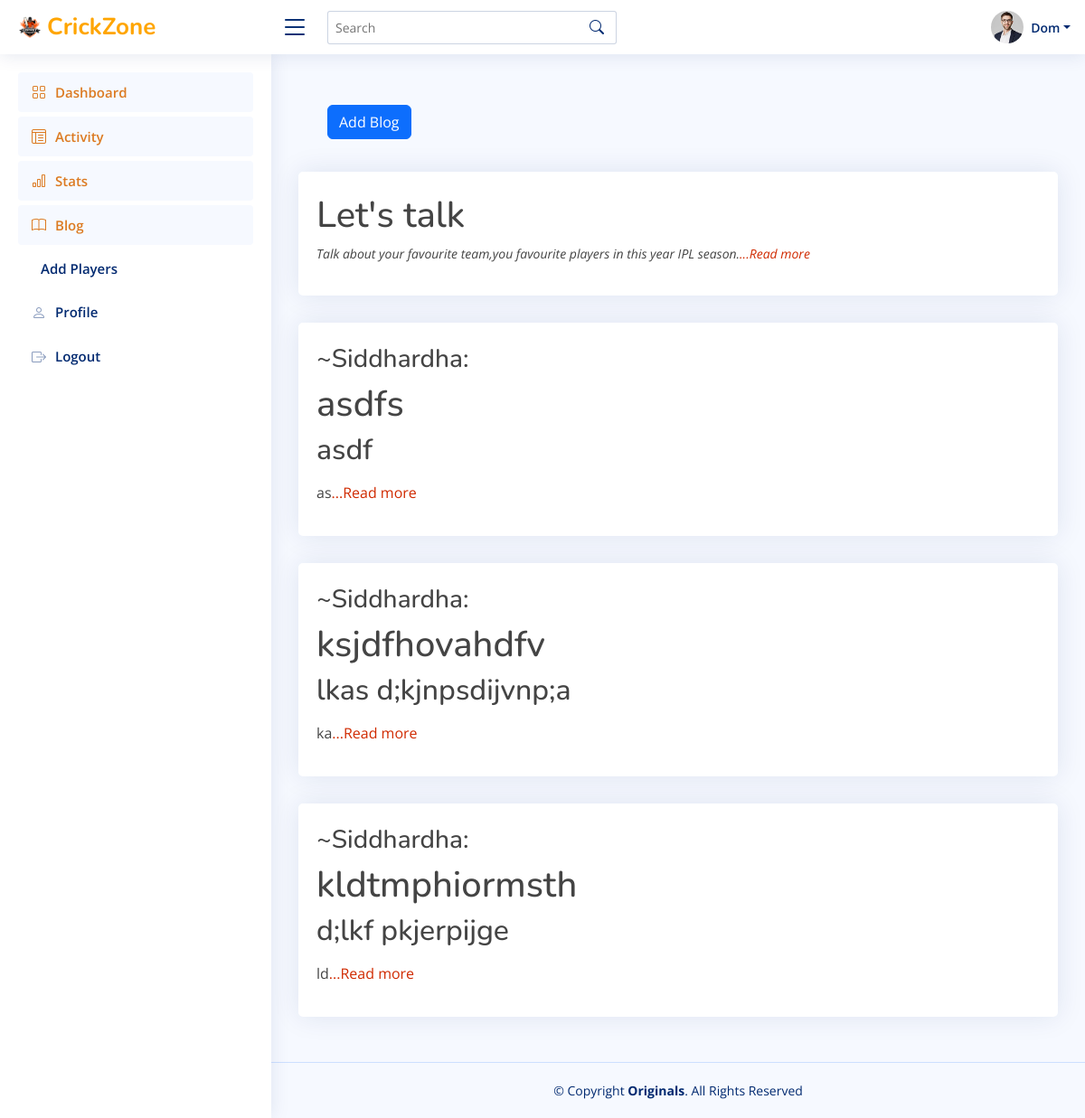
/blog (signed in), run on the app's committed database.
### main.py (models this page shows)
class User(UserMixin, db.Model):
    __tablename__ = "Users"
    id = db.Column(db.Integer, primary_key=True)
    name = db.Column(db.Text, unique=True, nullable=False)
    email = db.Column(db.Text, unique=True, nullable=False)
    password = db.Column(db.Text, nullable=False)
    team = db.Column(db.Text, nullable=False)

class BlogPost(db.Model):
    __tablename__ = "Blog_posts"
    id = db.Column(db.Integer, primary_key=True)
    title = db.Column(db.String(250), unique=True, nullable=False)
    subtitle = db.Column(db.String(250), nullable=False)
    body = db.Column(db.Text, nullable=False)
    writer=db.Column(db.Text, nullable=False)

### main.py (the view)
@app.route("/blog")
def blog():
    try:
        posts = BlogPost.query.all()
    except:
        posts = None
    return render_template("blogs.html", current_user=current_user, is_logged=current_user.is_authenticated, all_posts=posts)

### main.py (called while the page is built)
@login_manager.user_loader
def load_user(user_id):
    return User.query.get(user_id)

### templates/blogs.html
{% include "header.html" %}
<main id="main" class="main">
    <section class="section">
        <div class="d-flex justify-content-between" style="margin: 2rem;">
        <a href="{{ url_for('add_blog') }}" class="btn btn-primary my-1 float-right">Add Blog</a>
        </div>
      <div class="row">
        <div class="col-xl-12">
          <div class="card">
            <div class="card-body pt-3">
              <div class="tab-content pt-2">
                <div class="tab-pane fade show active profile-overview" id="profile-overview">
                  <h1 class="heading">Let's talk</h1>
                  <p class="small fst-italic">Talk about your favourite team,you favourite players in this year IPL season.<a href="">...Read more</a></p>
                </div>
            </div>
          </div>
        </div>
        {% for post in all_posts: %}
          <div class="col-xl-12">
            <div class="card">
              <div class="card-body pt-3">
                <div class="tab-content pt-2">
                  <div class="tab-pane fade show active profile-overview" id="profile-overview">
                    <h3 style="">~{{post.writer}}:</h3>
                    <h1 class="heading">{{ post.title }}</h1>
                    <h2 class="subheading">{{post.subtitle}}</h2>
                    <p class="small fst-italic">{{ post.body[:5]|safe }}<a href="{{ url_for('show_post', post_id=post.id) }}">...Read more</a></p>
                  </div>
              </div>
            </div>
          </div>
        {% endfor %}
      </div>
    </section>
  </main>
{% include "footer.html" %}

### templates/header.html (shortened to what this page needs)
<!DOCTYPE html>
<html lang="en">
<head>
  <link href="{{ url_for('static', filename='vendor/bootstrap/css/bootstrap.min.css') }}" rel="stylesheet">
  <link href="{{ url_for('static', filename='vendor/bootstrap-icons/bootstrap-icons.css') }}" rel="stylesheet">
  <link href="{{ url_for('static', filename='vendor/boxicons/css/boxicons.min.css') }}" rel="stylesheet">
  <link href="{{ url_for('static', filename ='vendor/quill/quill.snow.css') }}" rel="stylesheet">
  <link href="{{ url_for('static', filename ='vendor/quill/quill.bubble.css') }}" rel="stylesheet">
  <link href="{{ url_for('static', filename ='vendor/remixicon/remixicon.css') }}" rel="stylesheet">
  <link href="{{ url_for('static', filename ='vendor/simple-datatables/style.css') }}" rel="stylesheet">
  <link href="https://unpkg.com/aos@2.3.1/dist/aos.css" rel="stylesheet">
  <link href="{{ url_for('static', filename='css/style.css')}}" rel="stylesheet">
</head>
<body>
  <header id="header" class="header fixed-top d-flex align-items-center">
    <div class="d-flex align-items-center justify-content-between">
      <a href="{{ url_for('home') }}" class="logo d-flex align-items-center">
        <img src="{{ url_for('static', filename='img/logoc.png') }}" alt="Profile" class="rounded-circle">
        <span class="d-none d-lg-block" style="color:orange;">CrickZone</span>
      </a>
      <i class="bi bi-list toggle-sidebar-btn"></i>
    </div>
    <div class="search-bar">
      <form class="search-form d-flex align-items-center" method="POST" action="{{ url_for('table') }}">
        <input type="text" name="query" placeholder="Search" title="Enter search keyword">
        <button type="submit" title="Search"><i class="bi bi-search"></i></button>
      </form>
    </div>
    <nav class="header-nav ms-auto">
      <ul class="d-flex align-items-center">
        <li class="nav-item dropdown pe-3">
          {% if is_logged: %}
            <a class="nav-link nav-profile d-flex align-items-center pe-0" href="#" data-bs-toggle="dropdown">
              <img src="{{ url_for('static', filename='img/profile-img.jpg') }}" alt="Profile" class="rounded-circle">
              <span class="d-none d-md-block dropdown-toggle ps-2">{{ current_user.name.title() }}</span>
            </a>
          </li>
        {% endif %}
      </ul>
    </nav>
  </header>
  <aside id="sidebar" class="sidebar">
    <ul class="sidebar-nav" id="sidebar-nav">
      <li class="nav-item">
        <a class="nav-link " href="{{ url_for('home') }}">
          <i class="bi bi-grid"></i>
          <span>Dashboard</span>
        </a>
      </li>
      <li class="nav-item">
        <a class="nav-link" href="{{ url_for('table') }}">
              <i class="bi bi-layout-text-window-reverse"></i>
              <span>Activity</span>
        </a>
      </li>
      <li class="nav-item">
        <a class="nav-link" href="{{ url_for('chart') }}">
          <i class="bi bi-bar-chart"></i><span>Stats</span>
        </a>
      </li>
      <li class="nav-item">
        <a class="nav-link" href="{{ url_for('blog') }}">
          <i class="bi bi-book"></i><span>Blog</span>
        </a>
      </li>
      {% if is_logged: %}
        <li class="nav-item">
          <a class="nav-link collapsed" href="{{ url_for('add_players') }}">
            <span>Add Players</span>
          </a>
        </li>
        <li class="nav-item">
          <a class="nav-link collapsed" href="{{ url_for('profile') }}">
            <i class="bi bi-person"></i>
            <span>Profile</span>
          </a>
        </li>
        <li class="nav-item">
          <a class="nav-link collapsed" href="{{ url_for('logout') }}">
            <i class="bi bi-box-arrow-right"></i>
            <span>Logout</span>
          </a>
        </li>
      {% endif %}
    </ul>
  </aside>

### templates/footer.html (shortened to what this page needs)
  <footer id="footer" class="footer">
    <div class="copyright">
      &copy; Copyright <strong><span>Originals</span></strong>. All Rights Reserved
    </div>
  </footer>
</body>
</html>

### static/css/style.css (style rules this page uses)
:root { scroll-behavior: smooth; }
body { font-family: "Open Sans", sans-serif; background: #f6f9ff; color: #444444; }
a { color: #d02a00; text-decoration: none; }
h1, h2, h3, h4, h5, h6 { font-family: "Nunito", sans-serif; }
#main { margin-top: 60px; padding: 20px 30px; transition: all 0.3s; }
.bi { color: #d02a00; }
.card { margin-bottom: 30px; border: none; border-radius: 5px; box-shadow: 0px 0 30px rgba(1, 41, 112, 0.1); }
.card-body { padding: 0 20px 20px 20px; }
.logo { line-height: 1; }
@media (min-width: 1200px) { .logo { width: 280px; } }
.logo img { max-height: 26px; margin-right: 6px; }
.logo span { font-size: 26px; font-weight: 700; color: #012970; font-family: "Nunito", sans-serif; }
.header { transition: all 0.5s; z-index: 997; height: 60px; box-shadow: 0px 2px 20px rgba(1, 41, 112, 0.1); background-color: #fff; padding-left: 20px; }
.header .toggle-sidebar-btn { font-size: 32px; padding-left: 10px; cursor: pointer; color: #012970; }
.header .search-bar { min-width: 360px; padding: 0 20px; }
.header .search-form { width: 100%; }
.header .search-form input { border: 0; font-size: 14px; color: #012970; border: 1px solid rgba(1, 41, 112, 0.2); padding: 7px 38px 7px 8px; border-radius: 3px; transition: 0.3s; width: 100%; }
.header .search-form button { border: 0; padding: 0; margin-left: -30px; background: none; }
.header .search-form button i { color: #012970; }
.header-nav ul { list-style: none; }
.header-nav>ul { margin: 0; padding: 0; }
.header-nav .nav-profile { color: #012970; }
.header-nav .nav-profile img { max-height: 36px; }
.header-nav .nav-profile span { font-size: 14px; font-weight: 600; }
.sidebar { position: fixed; top: 60px; left: 0; bottom: 0; width: 300px; z-index: 996; transition: all 0.3s; padding: 20px; overflow-y: auto; scrollbar-width: thin; scrollbar-color: #aab7cf transparent; box-shadow: 0px 0px 20px rgba(1, 41, 112, 0.1); background-color: #fff; }
@media (min-width: 1200px) { #main, #footer { margin-left: 300px; } }
.sidebar-nav { padding: 0; margin: 0; list-style: none; }
.sidebar-nav li { padding: 0; margin: 0; list-style: none; }
.sidebar-nav .nav-item { margin-bottom: 5px; }
.sidebar-nav .nav-link { display: flex; align-items: center; font-size: 15px; font-weight: 600; color: rgb(220, 123, 34); transition: 0.3; background: #f6f9ff; padding: 10px 15px; border-radius: 4px; }
.sidebar-nav .nav-link i { font-size: 16px; margin-right: 10px; color: rgb(220, 123, 34); }
.sidebar-nav .nav-link.collapsed { color: #012970; background: #fff; }
.sidebar-nav .nav-link.collapsed i { color: #899bbd; }
.footer { padding: 20px 0; font-size: 14px; transition: all 0.3s; border-top: 1px solid #cddfff; }
.footer .copyright { text-align: center; color: #012970; }

### data on the page
User: name "Dom"
BlogPost: writer "Siddhardha", title "asdfs", subtitle "asdf", body "as"
BlogPost: writer "Siddhardha", title "ksjdfhovahdfv", subtitle "lkas d;kjnpsdijvnp;a", body "ka"
BlogPost: writer "Siddhardha", title "kldtmphiormsth", subtitle "d;lkf pkjerpijge", body "ld"
